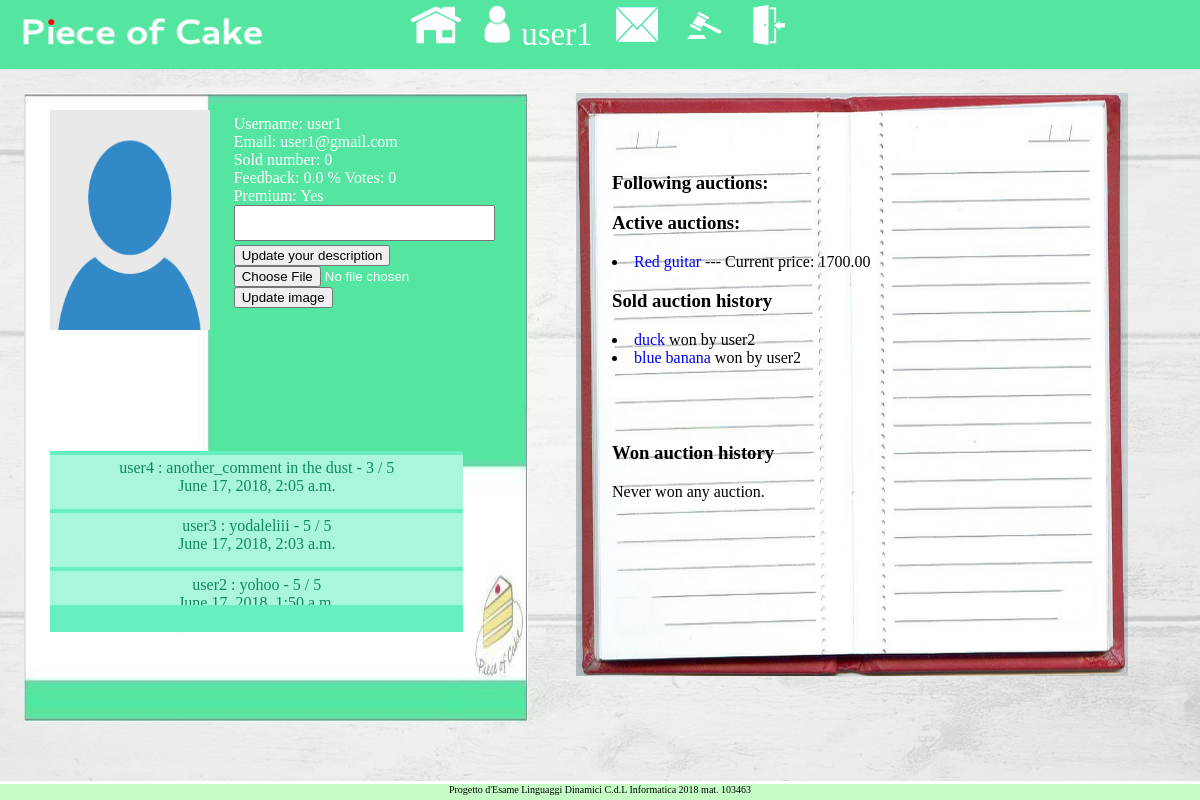
Page /webauction/accounts/profile/user1 (signed in) on the earlier database version.
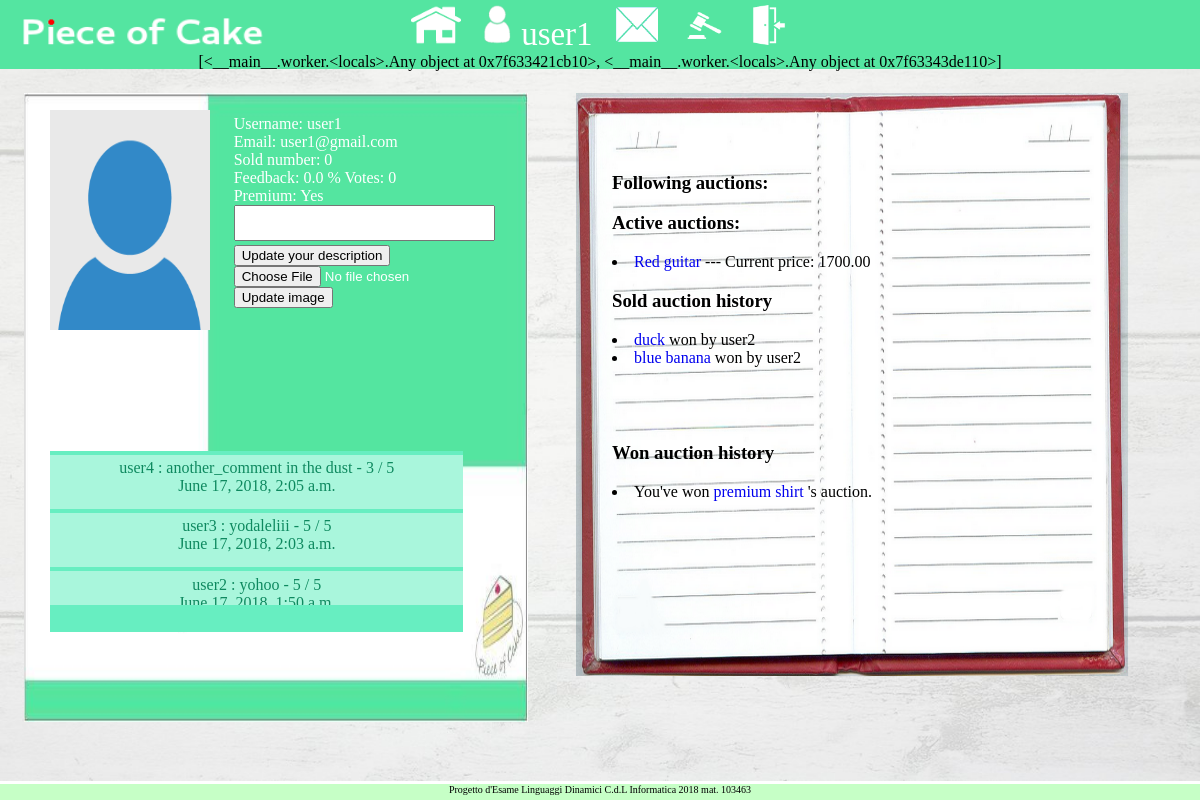
Same page on the later database version.
### webauction/models.py (models this page shows, shortened)
class Vote(models.Model):
    sender = models.ForeignKey(User, related_name="vote_sender", on_delete=models.CASCADE)
    receiver = models.ForeignKey(User, related_name="vote_receiver", on_delete=models.CASCADE)
    message = models.CharField(max_length=1000, blank=False)
    datetime = models.DateTimeField(auto_now_add=True)
    rating = models.SmallIntegerField(validators=[MaxValueValidator(5), MinValueValidator(1)])

class Auction(models.Model):
    seller = models.ForeignKey(User, related_name="seller", on_delete=models.CASCADE)
    title = models.CharField(max_length=100)
    image = models.ImageField(upload_to='auction_img/%Y/%m/%d/')
    description = models.CharField(max_length=5000)
    pub_date = models.DateTimeField(auto_now_add=True)
    expire_date = models.DateTimeField(default=datetime.datetime.now)
    premium_date = models.DateTimeField(default=datetime.datetime.now)
    premium_active = models.BooleanField(default=False)
    min_price = models.DecimalField(max_digits=10, default=0, decimal_places=2)
    min_bid = models.DecimalField(max_digits=10, default=MIN_BID(), decimal_places=2)
    bid_count = models.IntegerField(default=0)
    last_bid_user = models.ForeignKey(User, null=True, related_name="last_bid_user", \
            on_delete=models.CASCADE)
    current_price = models.DecimalField(max_digits=10, default=0, decimal_places=2)
    active = models.BooleanField(default=True)
    category = models.CharField(max_length=50, default=('OT','Other'),
                                choices=CATEGORY_CHOICES)

### webauction/views.py (the view, shortened to what this page needs)
# urls.py: url(r'^accounts/profile/(?P<searched_username>.*)$', views.profile, name='profile'),
def profile(request, searched_username):
    print('inizio')
    if searched_username == '':
        searchedUser = request.user
    else:
        searchedUser = get_object_or_404(User, username=searched_username)
    userProfile = get_object_or_404(UserProfile, user=searchedUser)
    active_auction_list = Auction.objects.filter(Q(seller__exact=searchedUser),Q(active__exact=True))
    friendRequests_forward = FriendRequest.objects.filter(
                    Q(friend_of__exact=request.user))
    friendRequests_backward = FriendRequest.objects.filter(
                    Q(friend__exact=request.user))
    friends_forward = [ friendrequest.friend for friendrequest in friendRequests_forward ]
    friends_backward = [ friendrequest.friend_of for friendrequest in friendRequests_backward ]
    requestIsSent = False
    requestIsSentBack = False
    if searchedUser in friends_forward:
        requestIsSent = True
    if searchedUser in friends_backward:
        requestIsSentBack = True
    voteAlreadyExists = False
    existingVote = Vote.objects.filter(receiver=userProfile.user, sender=request.user)
    if len(existingVote) != 0:
        voteAlreadyExists = True
    chart_expired = None
    chart_won = None
    sorted_sold_auction = []
    sorted_won_auction = []
    sold_auction = Auction.objects.filter(Q(seller__exact=userProfile.user, active__exact=False),
        ~Q(last_bid_user__exact=None))
    now = timezone.localtime(timezone.now())
    sorted_sold_auction = sorted(sold_auction, \
        key=lambda x: (now-x.pub_date).total_seconds() , reverse=False)
    chart_expired = get_pool(sold_auction)
    if userProfile.user == request.user:
        won_auction = Auction.objects.filter(last_bid_user__exact=request.user, active__exact=False)
        now = timezone.localtime(timezone.now())
        sorted_won_auction = sorted(won_auction, \
            key=lambda x: (now-x.pub_date).total_seconds() , reverse=False)
        chart_won = get_pool(won_auction)
    context = {}
    context['userProfile'] = userProfile
    context['alreadySentForward'] = requestIsSent
    context['alreadySentBack'] = requestIsSentBack
    context['activeAuctions'] = active_auction_list
    context['sorted_sold_auction'] = sorted_sold_auction
    context['sorted_won_auction'] = sorted_won_auction
    context['chart_expired'] = chart_expired
    context['chart_won'] = chart_won
    if chart_expired != None and chart_won != None:
        context['charts'] = [chart_expired, chart_won]
    elif chart_expired == None and chart_won != None:
        context['charts'] = chart_won
    elif chart_expired != None and chart_won == None:
        context['charts'] = chart_expired
    all_votes = Vote.objects.filter(receiver__exact=userProfile.user)
    now = timezone.localtime(timezone.now())
    all_votes_sorted = sorted(all_votes,
        key=lambda x: (now-x.datetime).total_seconds(), reverse=False)
    context['all_votes'] = all_votes_sorted
    followedAuctions = FollowedAuction.objects.filter(
        Q(follower__exact=request.user), Q(isActive__exact=True))
    context['followedAuctions'] = followedAuctions
    if userProfile.votes != 0:
        context['percentage_feedback'] = \
            userProfile.feedback*100/(MAX_VOTE_NUM()*userProfile.votes)
    else:
        context['percentage_feedback'] = 0.0
    if request.method == 'GET':
        return render(request, 'webauction/profile.html', context)

### webauction/views.py (called while the page is built)
def get_pool(auctions):
    len_sold_auction = len(auctions)
    if len_sold_auction == 0:
        return
    ds = DataPool(
        series = [
            {
            'options': {'source': auctions},
            'terms':   ['expire_date','current_price']
            }
        ]
    )
    chrt = Chart(
        datasource = ds,
        series_options = [
            {
            'options':{'type':'line', 'stacking':False},
            'terms':{'expire_date': ['current_price']}
            }
        ],
        chart_options = {
            'title': {'text':''},
            'xAxis': {
                'title': {'text':'Data'}
            }
        }
    )
    return chrt

### webauction/templates/webauction/profile.html (shortened to what this page needs)
{% extends 'top_bar_base_template.html' %}
{% block scripts %}
    {% load chartit %}
    {% if chart_expired != None and chart_won == None %}
        {{ charts|load_charts:"sold_chart"}}
    {% elif chart_expired == None and chart_won != None %}
        {{ charts|load_charts:"won_chart"}}
    {% elif chart_expired != None and chart_won != None %}
        {{ charts|load_charts:"sold_chart, won_chart"}}
    {% endif %}
{% endblock %}
{% block body %}
<div id=profile>
    <div id=upper>
    <div id=profile_picture>
        <img src={{ userProfile.profile_pic.url }} style='height:220px; width:160px;'>
    </div>
    <div id=profile_data>
        Username: {{ userProfile.user.username }} <br>
        Email: {{ userProfile.user.email }} <br>
        Sold number: {{ userProfile.sold_auction }} <br>
        Feedback: {{ percentage_feedback }} % Votes: {{ userProfile.votes }}<br>
        {% if request.user == userProfile.user %}
            Premium:
            {% if not userProfile.premium %}
                No
                <form method='POST'>
                    {% csrf_token %}
                    <input type='submit' name='get_premium' value='Get Premium'>
                </form>
                Auction tokens: {{ userProfile.auction_count}}
            {% else %}
                Yes
            {% endif %}
        {% endif %}
        {% if request.user == userProfile.user %}
            <textarea style='resize:none; background-color:c6edab; overflow-y:scroll'
                rows=2 cols=30 name='description' form='desc_form'>
                {{ userProfile.description }}
            </textarea>
            <form id='desc_form' method='POST'>
                <input type='submit' name='update_desc' value='Update your description'>
            </form>
        {% else %}
            Descrizione: <br>
                {{ request.user.descrizione}} <br>
        {% endif %}
        {% if request.user == userProfile.user %}
            <form enctype="multipart/form-data" method='POST'>
                <input type='file' accept='.png, .jpg, .jpeg' name='update_pic' required/> <br>
                <input type='submit' name='update_img' value='Update image'>
            </form>
        {% endif %}
    </div>
    </div>
    <div id=lower>
        <div id=all_votes>
        {% for vote in all_votes %}
            <div>
                {{ vote.sender }} : {{ vote.message }} - {{ vote.rating }} / 5 <br>
                {{ vote.datetime }}
            </div>
        {% endfor %}
        </div>
    </div>
</div>
<div id=container_auction_data>
<div id=auction_data>
        <h3> Following auctions: </h3>
        <h3> Active auctions: </h3>
        {% for auction in activeAuctions %}
            <li>
                <a href='{% url 'webauction:detail' auction.id %}'>
                    {{ auction.title }}
                </a>
                --- Current price: {{ auction.current_price }}
            </li>
        {% endfor %}
        <h3> Sold auction history </h3>
        <div class="history">
            {% for auction in sorted_sold_auction %}
                <li>
                    <a href='{% url 'webauction:detail' auction.id %}'>
                        {{ auction.title }}
                    </a> won by {{ auction.last_bid_user }}
                </li>
            {% endfor %}
        </div>
        {% if request.user == userProfile.user %}
        <h3> Won auction history </h3>
            {% if chart_won != None %}
                <div id='won_chart'></div>
            {% else %}
                Never won any auction.
            {% endif %}
        <div class="history">
            {% for auction in sorted_won_auction %}
            <li>
                You've won <a href='{% url 'webauction:detail' auction.id %}'>
                    {{ auction.title }}
                </a> 's auction.
            </li>
            {% endfor %}
        </div>
        {% endif %}
</div>
</div>
{% endblock %}

Differences in the rows shown:
added Auction: title "premium shirt", shown under "Won auction history"
Other differences:
{{ charts|load_charts:"sold_chart, won_chart" }}: (not shown) → "[<__main__.worker.<locals>.Any object at 0x7f633421cb10>, <__main__.worker.<locals>.Any object at 0x7f63343de110>]"
text no longer shown: "Never won any auction."
